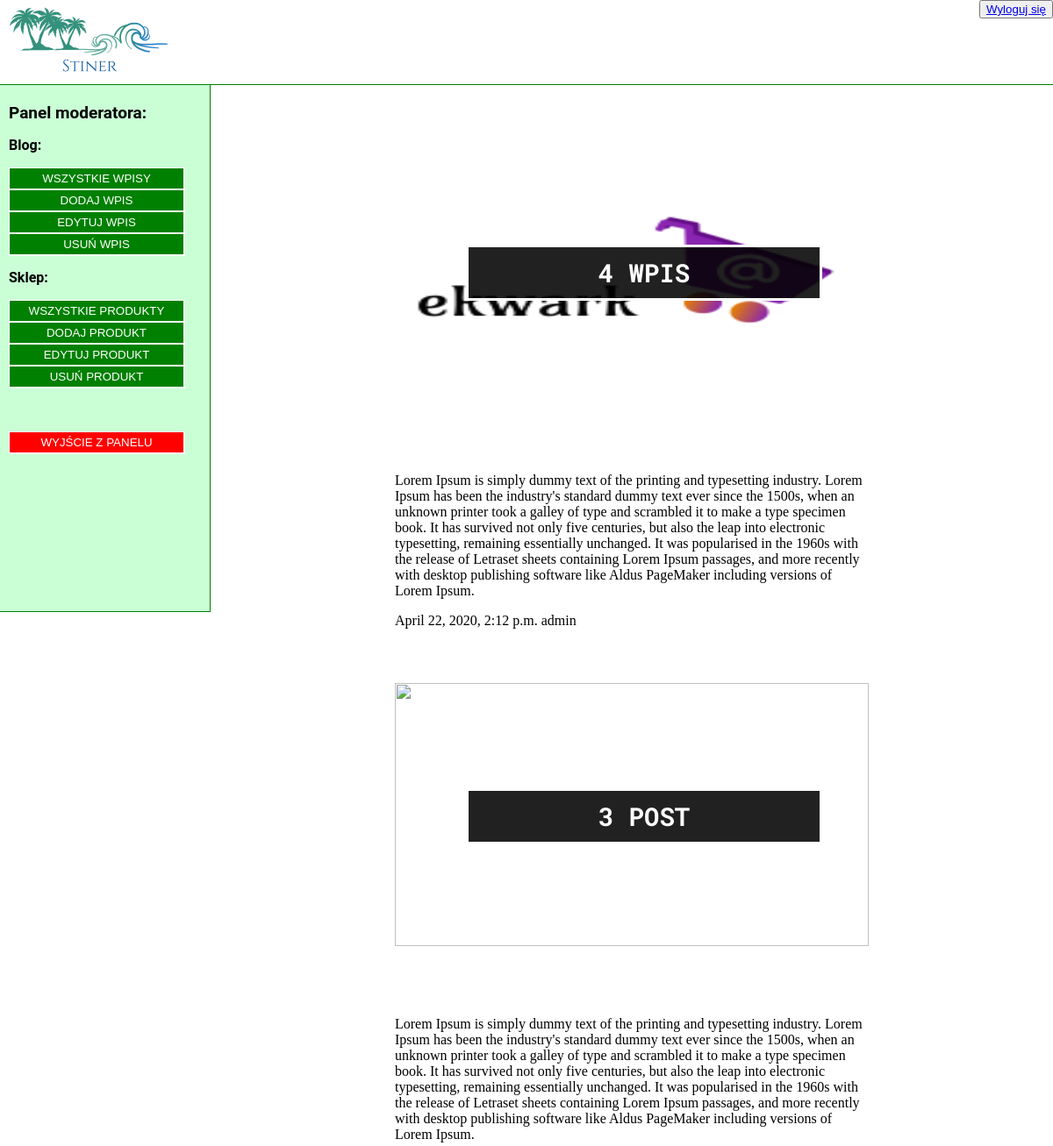
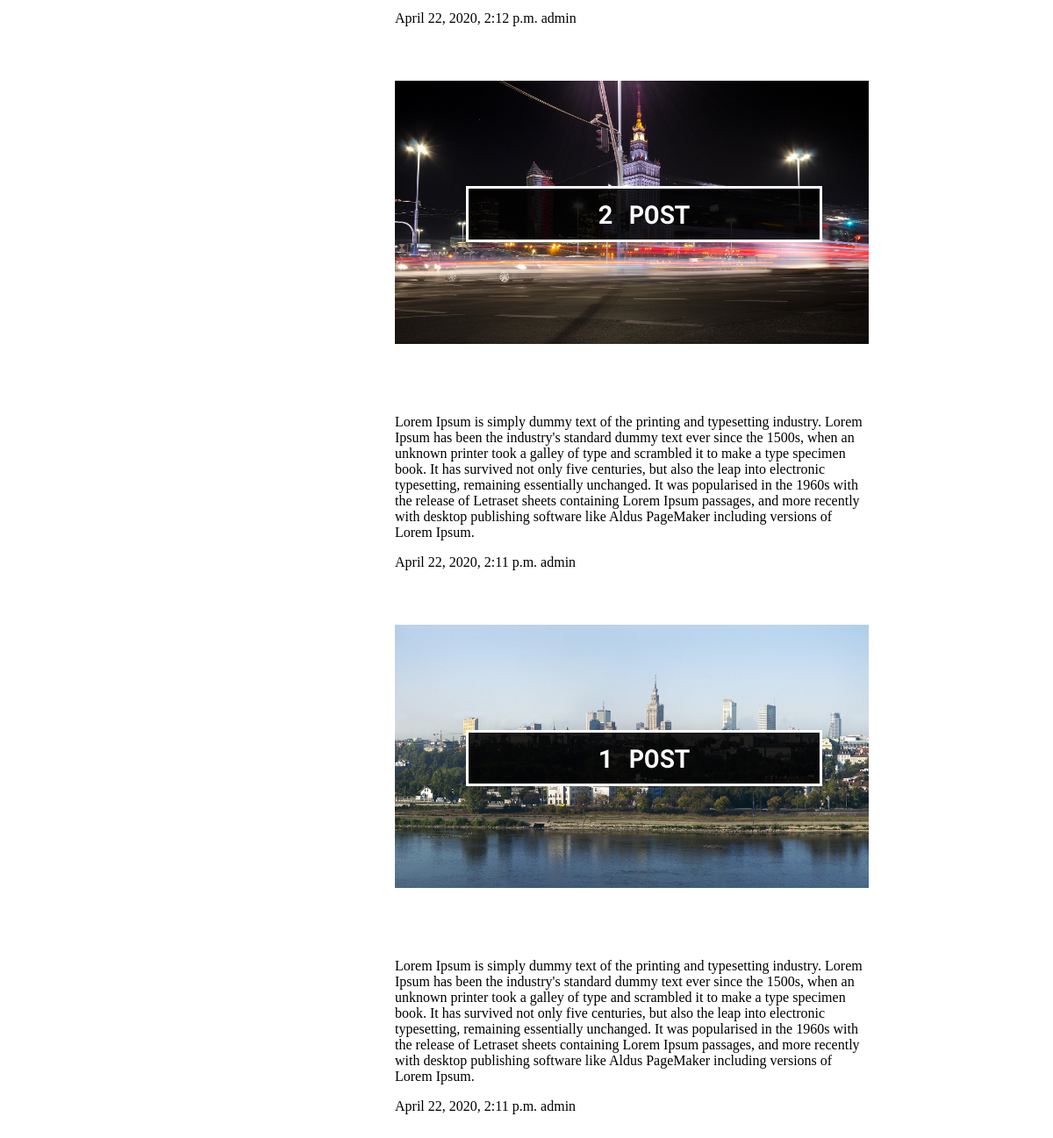
The app's page /management/blog_manage/ (signed in), older data (2 pictures, top to bottom).
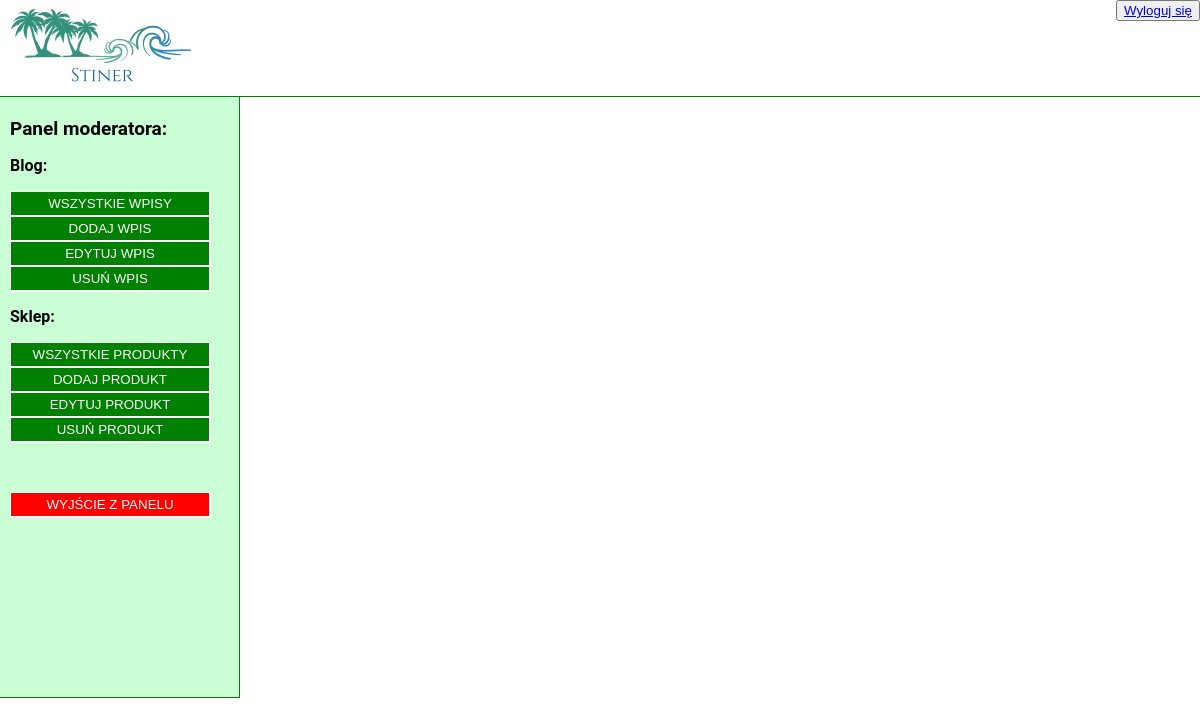
The same page, newer data.
### blog/models.py (models this page shows, shortened)
class Post(models.Model):
    STATUT_CHOICES = (
        ('draft', 'Szkic'),
        ('published', 'Opublikowany'),
    )
    owner = models.ForeignKey(User, related_name='posts_created', on_delete=models.CASCADE)
    title = models.CharField(max_length=30)
    slug = models.SlugField(max_length=250)
    image = models.ImageField(upload_to='media/img/%Y/%m%d')
    body = models.TextField()
    short_description = models.CharField(max_length=60)
    publish = models.DateTimeField(default=timezone.now)
    created = models.DateTimeField(auto_now_add=True)
    status = models.CharField(max_length=10, choices=STATUT_CHOICES, default='draft')
    class Meta:
        ordering = ('-publish',)

### management/views.py (the view)
# urls.py: path('blog_manage/', views.BlogManagePostListView.as_view(), name='blog_manage_post_list'),
class BlogManagePostListView(PermissionRequiredMixin, ListView):
    model = Post
    permission_required = 'blog.add_post'
    template_name = 'blog/manage/posts/list.html'

### management/templates/blog/manage/posts/list.html
{% extends "base1.html" %}
{% load static %}
{% block content %}
<div class="content">
    <div class="posts_manage">
        {% for post in object_list %}
        <div class="post_manage">
            <div class="image"><img src='{{post.image.url}}' alt=""></div>
            <div class="title"><p>{{post.title}}</p></div>
            <div class="body"><p>{{post.body}}</p></div>
            <div class="info"><p>{{post.created}} {{post.owner}}</p></div>
        </div>
        {% endfor %}
    </div>
</div>
{% endblock %}

### management/templates/base1.html (shortened to what this page needs)
{% load static %}
<!DOCTYPE html>
<html lang="en">
<head>
    <link rel="stylesheet" href="{% static 'css/style.css' %}">
    <link rel="stylesheet" href="{% static 'css/style_management.css' %}">
</head>
<body>
<div id="top_manage">
    <div class="logo"><img src="{% static 'img/logo.png' %}" alt="logo"></div>
    <div class="login_mapa">
        {% if user.is_authenticated %}
        <button><a href="{% url 'logout' %}">Wyloguj się</a></button>
        {% else %}
        <button><a href="{% url 'login' %}">Zaloguj się</a></button>
        <button class="register"><a href="{% url 'register' %}">Załóż konto</a></button>
        {% endif %}
    </div>
</div>
<div class="management">
    <div class="management_menu">
        <span>Panel moderatora: </span>
        <p class="management_menu_section">Blog:</p>
        <button><a href="{%url 'management:blog_manage_post_list' %}">Wszystkie wpisy</a></button>
        <button><a href="{%url 'management:blog_post_create' %}">Dodaj wpis</a></button>
        <button><a href="{%url 'management:blog_posts_edit' %}">Edytuj wpis</a></button>
        <button><a href="{%url 'management:blog_posts_delete' %}">Usuń wpis</a></button>
        <p class="management_menu_section">Sklep:</p>
        <button><a href="{%url 'management:shop_manage_product_list' %}">Wszystkie produkty</a></button>
        <button><a href="{%url 'management:shop_product_create' %}">Dodaj produkt</a></button>
        <button><a href="{%url 'management:shop_products_edit' %}">Edytuj produkt</a></button>
        <button><a href="{%url 'management:shop_products_delete' %}">Usuń produkt</a></button>
        <button class="exit_manage"><a href="{%url 'map' %}">Wyjście z panelu</a></button>
    </div>
    {% block content %}
    {% endblock %}
</div>
</body>
</html>

### map/static/css/style.css (style rules this page uses)
body { margin: 0; padding: 0; }
div.content { margin-top: 2px; }

### map/static/css/style_management.css (style rules this page uses)
div#top_manage { display: flex; flex-direction: row; justify-content: space-between; border-bottom: 1px solid green; }
div.management { display: flex; flex-direction: row; }
div.management div.management_menu { padding: 20px 10px; width: 20vw; height: 70vh; background-color: rgba(185, 255, 200, 0.75); border-right: 1px solid green; border-bottom: 1px solid green; }
div.management div.management_menu span { font-family: "Roboto", "Lucida Grande", Verdana, Arial, sans-serif; font-weight: bold; font-size: 19px; }
div.management div.management_menu p.management_menu_section { font-family: "Roboto", "Lucida Grande", Verdana, Arial, sans-serif; font-weight: bold; }
div.management div.management_menu button { background-color: green; width: 200px; height: 25px; box-shadow: 1px 1px 0 white; border: 1px solid white; }
div.management div.management_menu button a { color: white; text-transform: uppercase; text-decoration: none; }
div.management div.management_menu button.exit_manage { margin-top: 50px; background-color: red; }

Row changes from the older to the newer data that the page shows:
removed Post: title "4 WPIS", body "Lorem Ipsum is simply dummy text of the printing and typesetting industry. Lorem Ipsum has been the industry's standard dummy text ever since the 1500s, when an unknown printer took a galley of type and scrambled it to make a type specimen book. It has survived not only five centuries, but also the leap into electronic typesetting, remaining essentially unchanged. It was popularised in the 1960s with the release of Letraset sheets containing Lorem Ipsum passages, and more recently with desktop publishing software like Aldus PageMaker including versions of Lorem Ipsum.", created "April 22, 2020, 2:12 p.m.", owner "admin"
removed Post: title "3 POST", body "Lorem Ipsum is simply dummy text of the printing and typesetting industry. Lorem Ipsum has been the industry's standard dummy text ever since the 1500s, when an unknown printer took a galley of type and scrambled it to make a type specimen book. It has survived not only five centuries, but also the leap into electronic typesetting, remaining essentially unchanged. It was popularised in the 1960s with the release of Letraset sheets containing Lorem Ipsum passages, and more recently with desktop publishing software like Aldus PageMaker including versions of Lorem Ipsum.", created "April 22, 2020, 2:12 p.m.", owner "admin"
removed Post: title "2 POST", body "Lorem Ipsum is simply dummy text of the printing and typesetting industry. Lorem Ipsum has been the industry's standard dummy text ever since the 1500s, when an unknown printer took a galley of type and scrambled it to make a type specimen book. It has survived not only five centuries, but also the leap into electronic typesetting, remaining essentially unchanged. It was popularised in the 1960s with the release of Letraset sheets containing Lorem Ipsum passages, and more recently with desktop publishing software like Aldus PageMaker including versions of Lorem Ipsum.", created "April 22, 2020, 2:11 p.m.", owner "admin"
removed Post: title "1 POST", body "Lorem Ipsum is simply dummy text of the printing and typesetting industry. Lorem Ipsum has been the industry's standard dummy text ever since the 1500s, when an unknown printer took a galley of type and scrambled it to make a type specimen book. It has survived not only five centuries, but also the leap into electronic typesetting, remaining essentially unchanged. It was popularised in the 1960s with the release of Letraset sheets containing Lorem Ipsum passages, and more recently with desktop publishing software like Aldus PageMaker including versions of Lorem Ipsum.", created "April 22, 2020, 2:11 p.m.", owner "admin"
